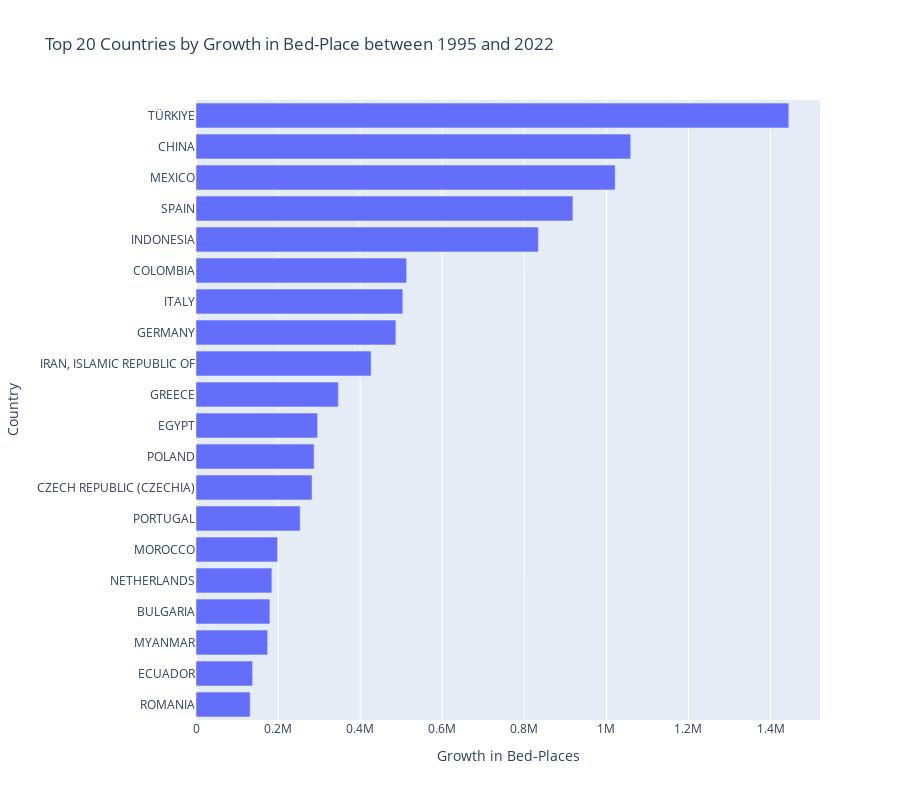

Notebook source saved alongside this figure:
### Code cell
# Visualization with Plotly

fig = px.bar(df_growth,
             x='Growth',
             y='Country',
             orientation='h',
             title='Top 20 Countries by Growth in Bed-Place between 1995 and 2022',
             labels={'Growth':'Growth in Bed-Places', 'Country':'Country'})
fig.update_layout(
    height=800,
    yaxis={'categoryorder':'total ascending'})
fig.show()

### Figure 1 — Plotly figure (JSON) as saved in the notebook; plotly's stock layout.template omitted (floating-point values rounded to 4 significant figures)
{"data": [{"alignmentgroup": "True", "hovertemplate": "Growth in Bed-Places=%{x}<br>Country=%{y}<extra></extra>", "legendgroup": "", "marker": {"color": "#636efa", "pattern": {"shape": ""}}, "name": "", "offsetgroup": "", "orientation": "h", "showlegend": false, "textposition": "auto", "type": "bar", "x": [1444524, 1059425, 1021448, 918377, 834150, 513143, 503957, 487039, 426658, 346812, 296221, 287795, 282649, 253767, 198810, 184933, 180019, 174490, 138010, 131964], "xaxis": "x", "y": ["TÜRKIYE", "CHINA", "MEXICO", "SPAIN", "INDONESIA", "COLOMBIA", "ITALY", "GERMANY", "IRAN, ISLAMIC REPUBLIC OF", "GREECE", "EGYPT", "POLAND", "CZECH REPUBLIC (CZECHIA)", "PORTUGAL", "MOROCCO", "NETHERLANDS", "BULGARIA", "MYANMAR", "ECUADOR", "ROMANIA"], "yaxis": "y"}], "layout": {"barmode": "relative", "height": 800, "legend": {"tracegroupgap": 0}, "title": {"text": "Top 20 Countries by Growth in Bed-Place between 1995 and 2022"}, "xaxis": {"anchor": "y", "domain": [0, 1], "title": {"text": "Growth in Bed-Places"}}, "yaxis": {"anchor": "x", "categoryorder": "total ascending", "domain": [0, 1], "title": {"text": "Country"}}}}
